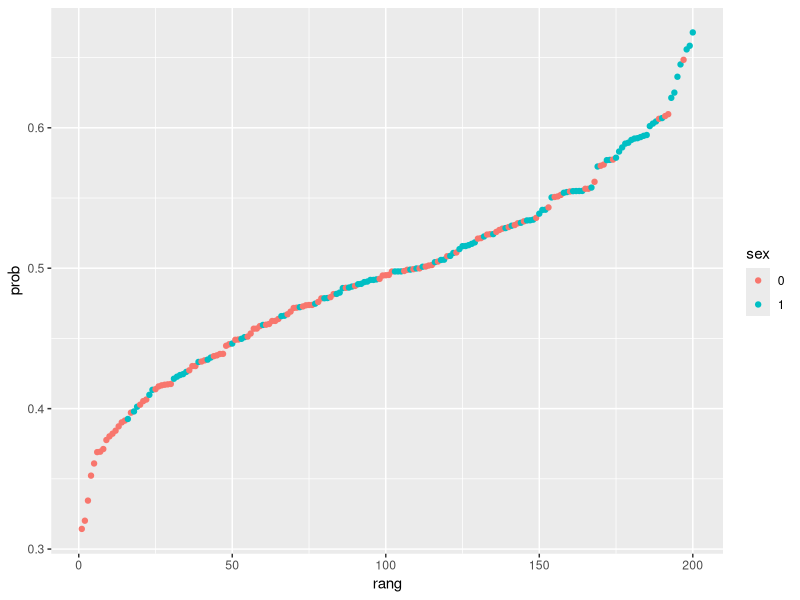

The R script that drew this image:
## ---- chunk 1
df <- read.csv2("Data//regression1.csv")
df$y.bi <- as.factor(ifelse(df$y<1,0,1))
table(df$y.bi)
df$sex <- as.factor(df$sex)
## ---- chunk 2
results <- glm(y.bi ~ sex, data = df, family="binomial")
summary(results)
## ---- chunk 3
results <- glm(y.bi ~ x1 + x2 + sex, data = df, family="binomial")
summary(results)

## ---- chunk 4
ll.null <- results$null.deviance/-2
ll.proposed <- results$deviance/-2
(ll.null - ll.proposed)/ll.null  #McFadden's Pseudo R2


1-pchisq(2*(ll.null - ll.proposed), df = length(results$coefficients)-1) #pvalue 
## ---- chunk 5
# Daten mit Vorhersagen erzeugen (fitted.values)

predictions <- data.frame(
  prob=results$fitted.values,
  sex=df$sex
)

# Daten ordnen
predictions <- predictions[order(predictions$prob, decreasing = F),]

# Rang hinzufügen
predictions$rang <- 1:nrow(predictions)

library(ggplot2)

ggplot(data = predictions, aes(x=rang, y=prob))+
  geom_point(aes(color=sex))


